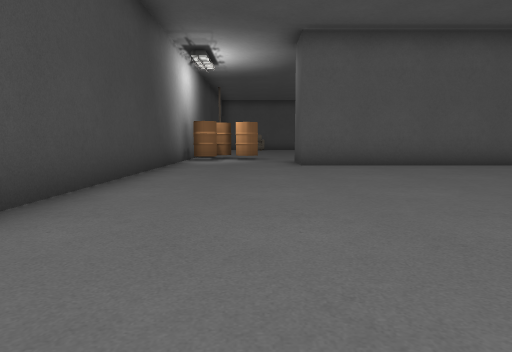
View 1 (above)

16 first-person views from a walk through a level from a Godot 3-D game. The camera is 1.2 m above the floor, tilts 6° down and sees 75° across. The floor is counted in squares, 2 m on a side. Each view is taken from the middle of a square. On the plan, view 1 faces up. The plan holds only what a view shows up to about 10 squares ahead; the rest is blank. Characters and animated objects are left out. Some surface patterns are stand-ins.

View 2
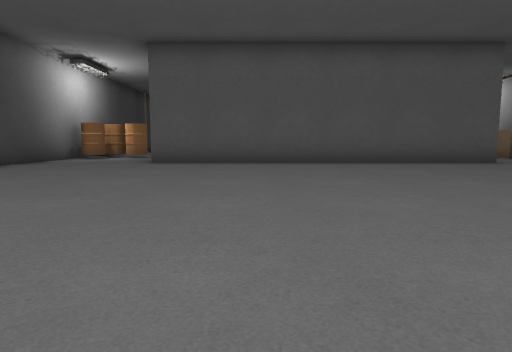

View 3
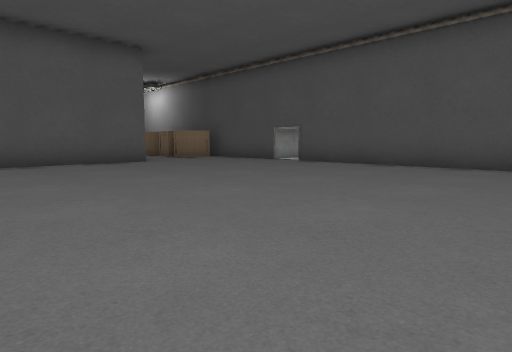

View 4
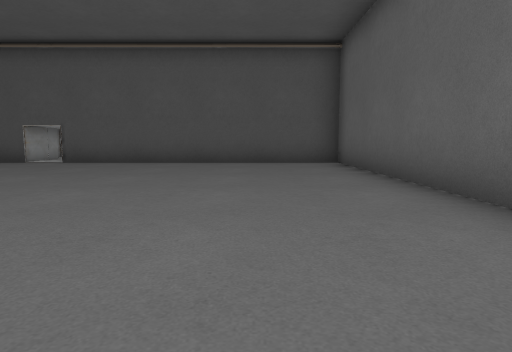

View 5
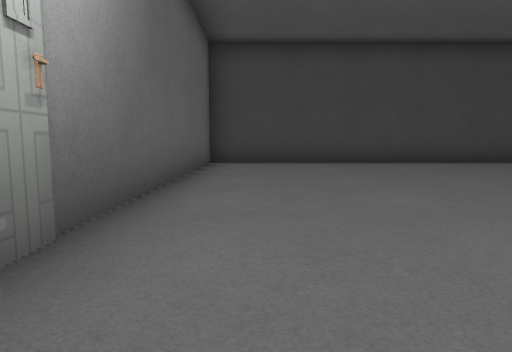

View 6
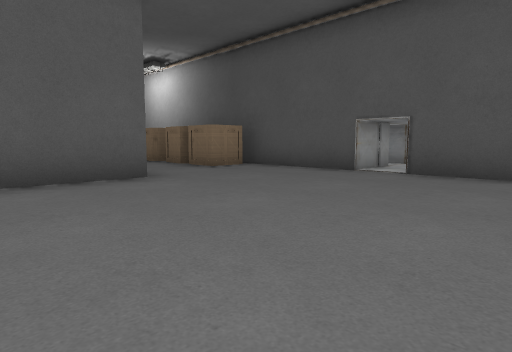

View 7
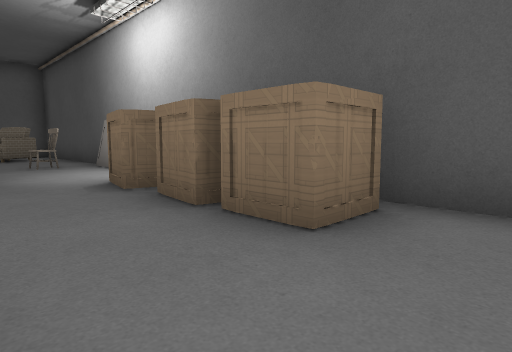

View 8
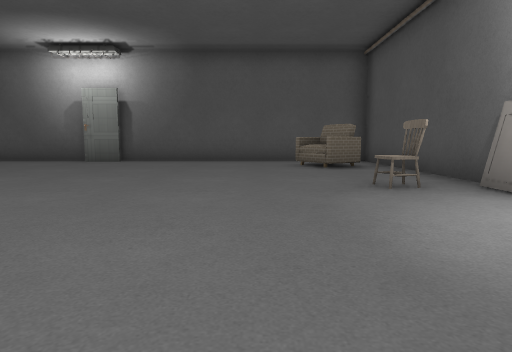

View 9
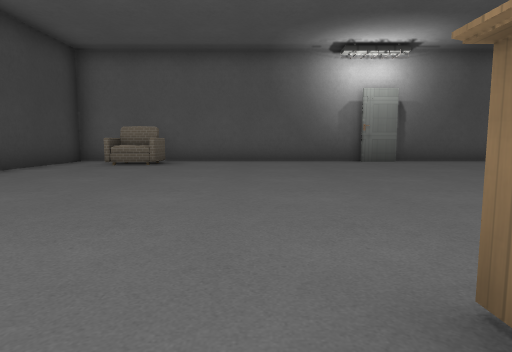

View 10
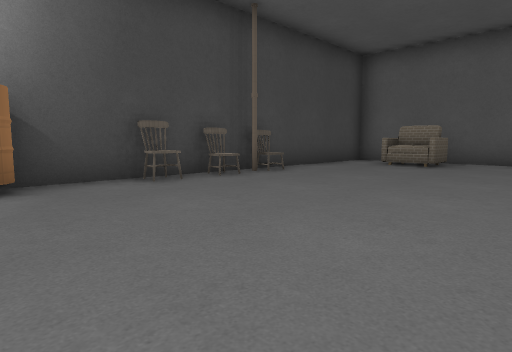

View 11
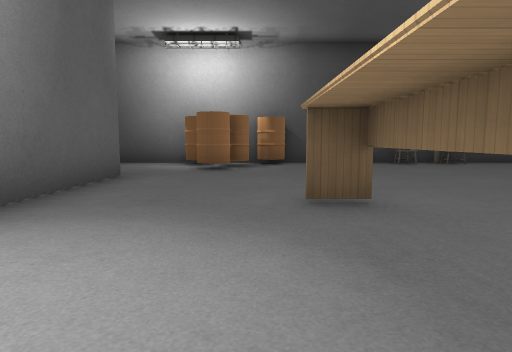

View 12
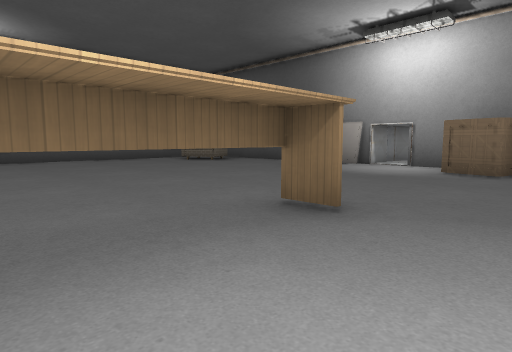

View 13
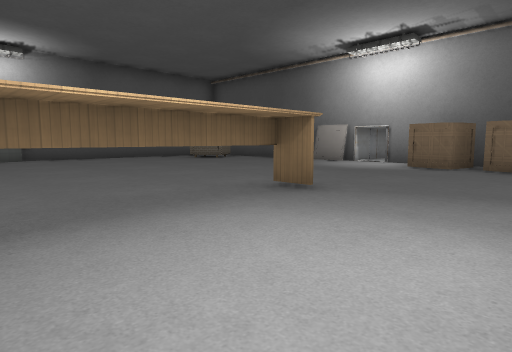

View 14
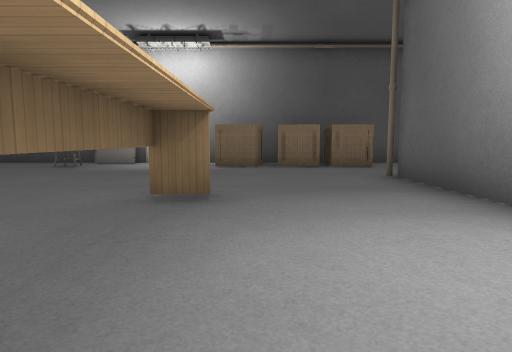

View 15
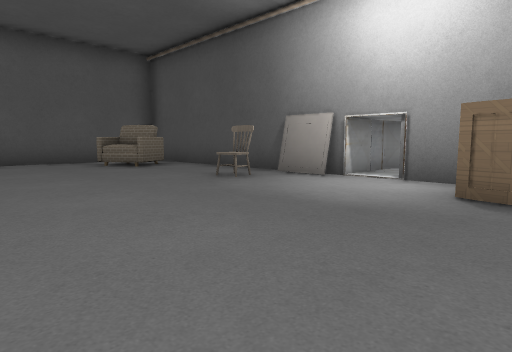

View 16
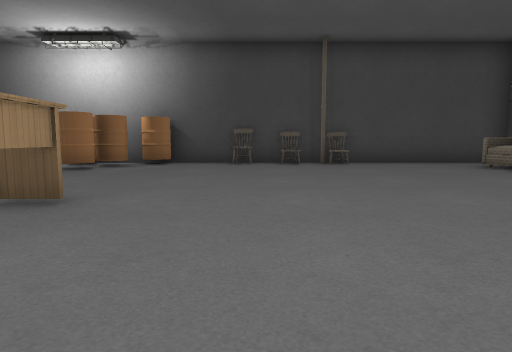

### Floor plan
Key: @ floor where view 1 was taken; # wall or solid block; . floor; D closed door; C crate; A armchair; P pipe; T thing the floor can be seen under or through; O other object.
Columns run from 3 left of view 1 to 17 right of it. Each row starts with its distance up from view 1.
 22 #########DD########
 21 #..A............A.#
 20 #..............AA.#
 19 #.................#
 18 #.................#
 17  PO...............#
 16  O..............O##
 15  O................##
 14 #.................#
 13 #......TTTTT....C.#
 12  O..............C.#
 11  OOO............C #
 10 #.............P.C #
  9 #....#########....#
  8 #.................#
  7 #.................# #
  6 #...................#
  5 #.................#
  4 #.................#
  3 #.................#
  2 #.................#
  1 #.................#
  0 #..@..............#
 -1 #.................#
 -2 #.......DD........#
 -3 #########  ########

Where each view was taken, in squares from view 1:
view 1: 0 up, 0 right, facing up
view 2: 1 down, 4 right, facing up
view 3: 1 down, 6 right, facing up-right
view 4: 0 up, 5 right, facing right
view 5: 1 down, 7 right, facing left
view 6: 3 up, 8 right, facing up-right
view 7: 8 up, 11 right, facing up-right
view 8: 12 up, 11 right, facing up
view 9: 12 up, 3 right, facing up
view 10: 12 up, 3 right, facing up-left
view 11: 12 up, 7 right, facing left
view 12: 11 up, 6 right, facing up-right
view 13: 10 up, 5 right, facing up-right
view 14: 12 up, 5 right, facing right
view 15: 12 up, 9 right, facing up-right
view 16: 15 up, 7 right, facing left
